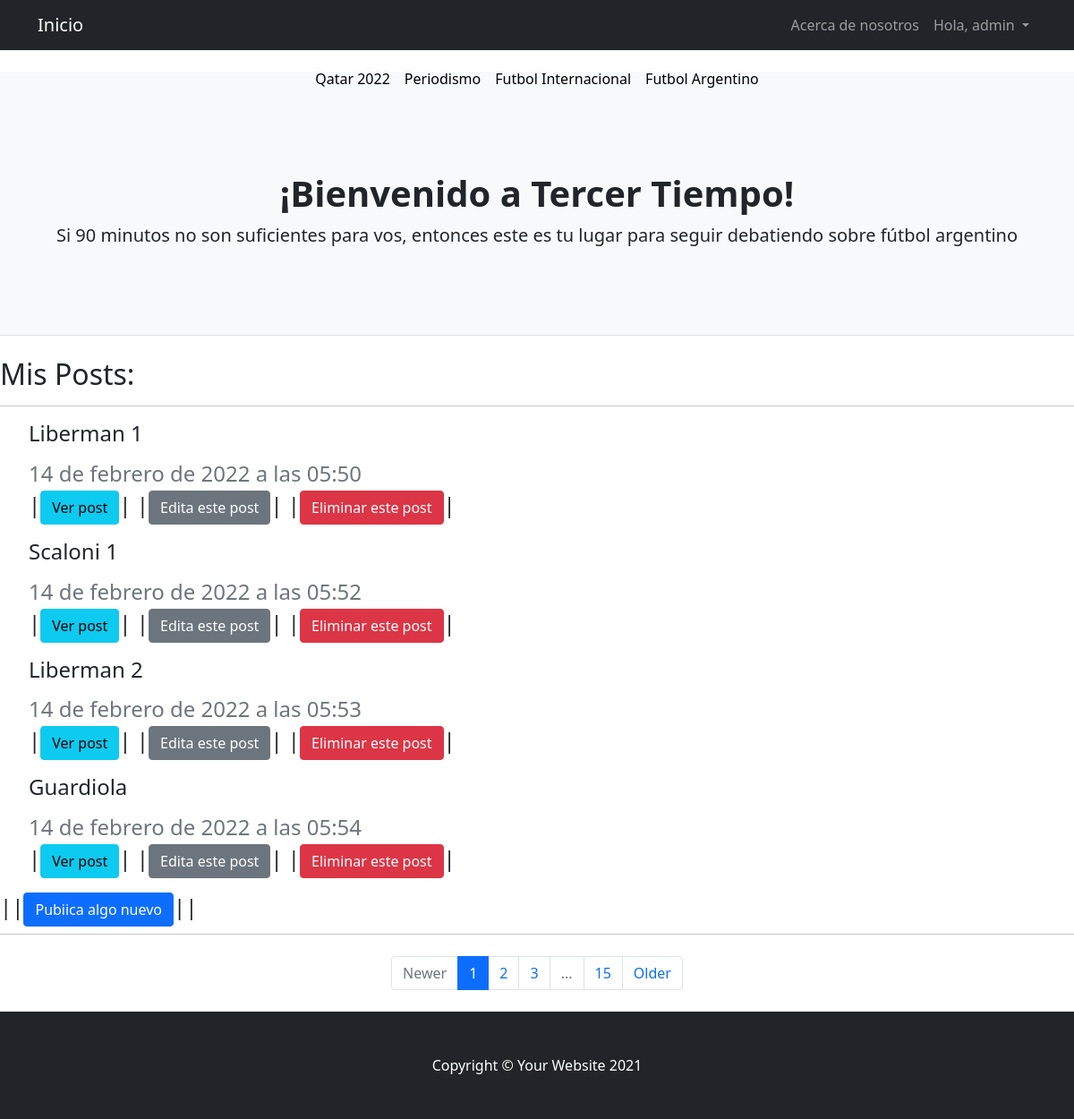
/postApp/postLista/ (signed in), run on the app's committed database.
### postApp/models.py (models this page shows, shortened)
class Post(models.Model):
    titulo = models.CharField('titulo', max_length=50, null=False, blank=False)
    subtitulo = models.CharField(
        'subtitulo', max_length=100, null=False, blank=False)
    contenido = RichTextField('contenido', null=False, blank=False)
    imagen = models.ImageField(
        upload_to='imagenes_post', null=True, blank=True)
    categoria = models.ForeignKey(Categoria,  on_delete=models.DO_NOTHING)
    autor = models.ForeignKey(User, on_delete=models.CASCADE)
    fecha_publicacion = models.DateTimeField(auto_now_add=True)
    fecha_edicion = models.DateTimeField(auto_now=True)

### postApp/views.py (the view)
# urls.py: path('postLista/', views.ListaPosts.as_view(), name='postLista'),
class ListaPosts(ListView):
    model = Post
    template_name= "postApp/lista_post.html"

### templates/postApp/lista_post.html (shortened to what this page needs)
{% extends 'index.html' %}
{% block bienvenido %}
<h1 class="fw-bolder">¡Bienvenido a Tercer Tiempo!</h1>
<p class="lead mb-0">Si 90 minutos no son suficientes para vos, entonces este es tu lugar para seguir debatiendo sobre fútbol argentino</p>
{% endblock bienvenido %}
{% block editNavBar %}
{% if request.user.is_authenticated %}
<li class="nav-item"><a class="nav-link" href="{% url 'AboutUs' %}">Acerca de nosotros</a></li>
<div class="collapse navbar-collapse" id="navbarNavDarkDropdown">
    <ul class="navbar-nav">
      <li class="nav-item dropdown">
        <a class="nav-link dropdown-toggle" href="#" id="navbarDarkDropdownMenuLink" role="button" data-bs-toggle="dropdown" aria-expanded="false">
          Hola, {{request.user}}
        </a>
      </li>
    </ul>
  </div>
{% endif %}
{% endblock editNavBar %}
{% if user.is_authenticated %}
    {% block blockPosts %}
        <h2>
            Mis Posts:
            <hr>
        </h2>
            {% for post in object_list  %}
                <ul>
                    <h4>
                        <p>{{ post.titulo }}</p>
                        <div class="mb-1 text-muted">{{post.fecha_publicacion}}</div>
                        <p>
                            |<a class="btn btn-info" href="{% url 'verPost' post.id %}" role="button">Ver post</a>|
                            |<a class="btn btn-secondary" href="{% url 'editarPost' post.id %}" role="button">Edita este post</a>|
                            |<a class="btn btn-danger" href="{% url 'borrarPost' post.id %}" role="button">Eliminar este post</a>|
                        </p>
                    </h4>
                </ul>
            {% endfor %}
        <h4>
            ||<a class="btn btn-primary" href="{% url 'crearPost' %}" role="button">Pubiica algo nuevo</a>||
        </h4>
    {% endblock blockPosts %}
{% else %}
  <div class="alert alert-warning" role="alert">
    Inicia sesión para poder postear algo!. <a href="{% url 'Login' %}" class="alert-link">Iniciar Sesión</a>. Ahí encontraras el boton para poder registrarte tambien.
  </div>
{% endif %}

### data on the page
Post: titulo "Liberman 1", fecha_publicacion "14 de febrero de 2022 a las 05:50"
Post: titulo "Scaloni 1", fecha_publicacion "14 de febrero de 2022 a las 05:52"
Post: titulo "Liberman 2", fecha_publicacion "14 de febrero de 2022 a las 05:53"
Post: titulo "Guardiola", fecha_publicacion "14 de febrero de 2022 a las 05:54"

### other printed values
{{ request.user }} "admin"
